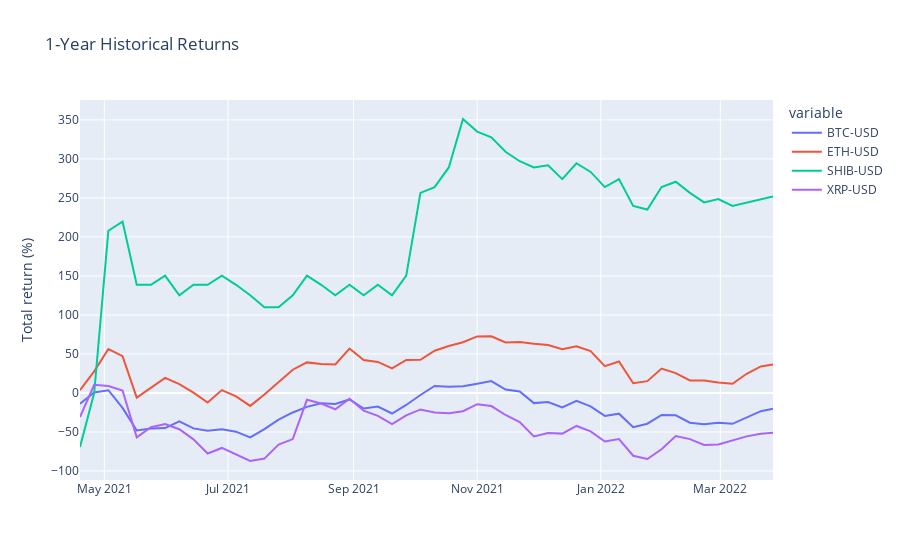

Notebook cell for this chart:
### Code cell
fig = px.line(df.cumsum(), title='1-Year Historical Returns')
fig.update_layout(yaxis_title='Total return (%)', xaxis_title=None)
